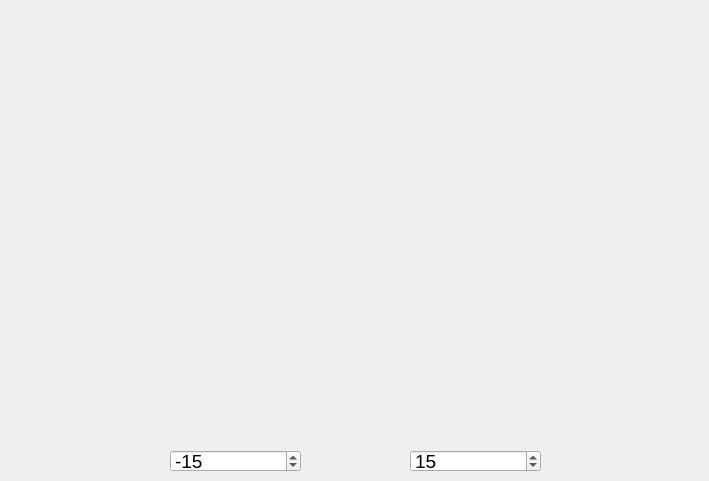
<?xml version="1.0" encoding="UTF-8"?>
<ui version="4.0">
 <class>Graph</class>
 <widget class="QDialog" name="Graph">
  <property name="geometry">
   <rect>
    <x>0</x>
    <y>0</y>
    <width>709</width>
    <height>481</height>
   </rect>
  </property>
  <property name="minimumSize">
   <size>
    <width>709</width>
    <height>481</height>
   </size>
  </property>
  <property name="maximumSize">
   <size>
    <width>709</width>
    <height>481</height>
   </size>
  </property>
  <property name="sizeIncrement">
   <size>
    <width>709</width>
    <height>481</height>
   </size>
  </property>
  <property name="windowTitle">
   <string>graph_func</string>
  </property>
  <widget class="QCustomPlot" name="widget" native="true">
   <property name="geometry">
    <rect>
     <x>10</x>
     <y>10</y>
     <width>691</width>
     <height>431</height>
    </rect>
   </property>
  </widget>
  <widget class="QSpinBox" name="spin_x_begin">
   <property name="geometry">
    <rect>
     <x>170</x>
     <y>450</y>
     <width>131</width>
     <height>22</height>
    </rect>
   </property>
   <property name="font">
    <font>
     <pointsize>14</pointsize>
    </font>
   </property>
   <property name="minimum">
    <number>-1000000</number>
   </property>
   <property name="maximum">
    <number>-1</number>
   </property>
   <property name="value">
    <number>-15</number>
   </property>
  </widget>
  <widget class="QSpinBox" name="spin_x_end">
   <property name="geometry">
    <rect>
     <x>410</x>
     <y>450</y>
     <width>131</width>
     <height>22</height>
    </rect>
   </property>
   <property name="font">
    <font>
     <pointsize>14</pointsize>
    </font>
   </property>
   <property name="minimum">
    <number>1</number>
   </property>
   <property name="maximum">
    <number>1000000</number>
   </property>
   <property name="value">
    <number>15</number>
   </property>
  </widget>
 </widget>
 <customwidgets>
  <customwidget>
   <class>QCustomPlot</class>
   <extends>QWidget</extends>
   <header>qcustomplot.h</header>
   <container>1</container>
  </customwidget>
 </customwidgets>
 <resources/>
 <connections/>
</ui>
